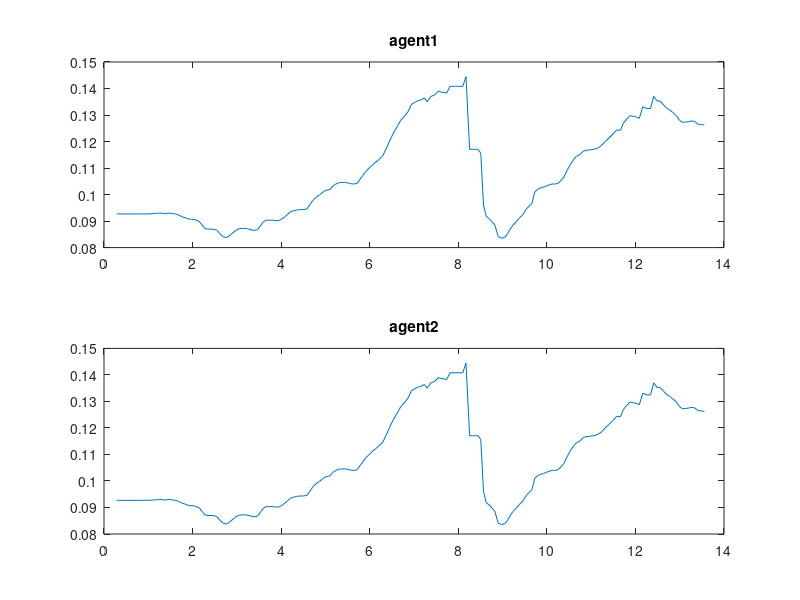
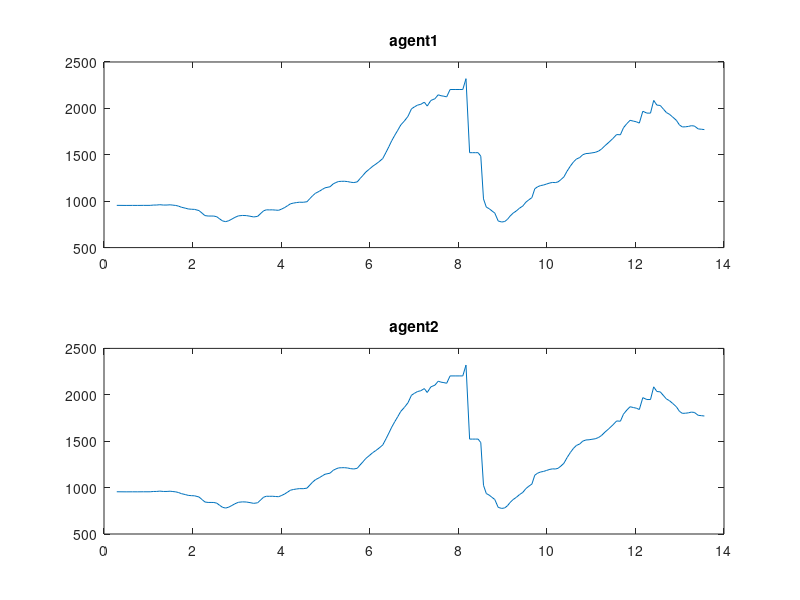
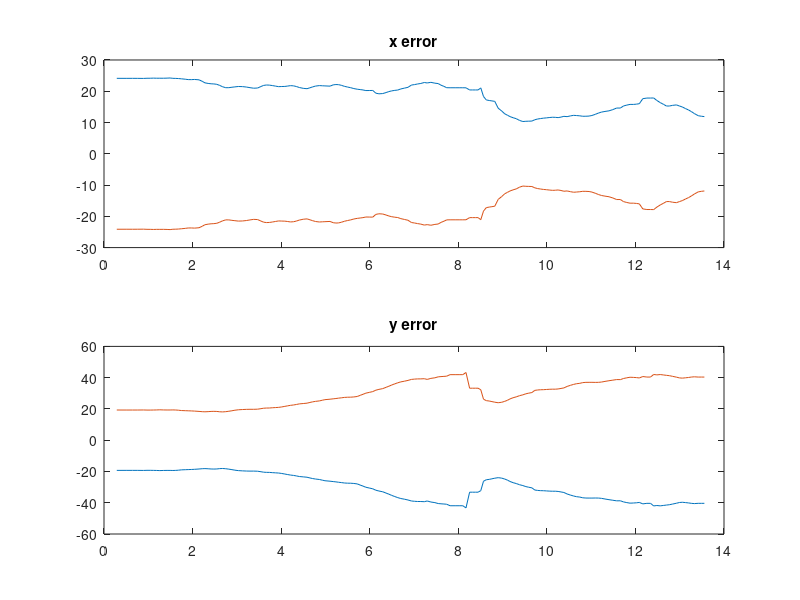
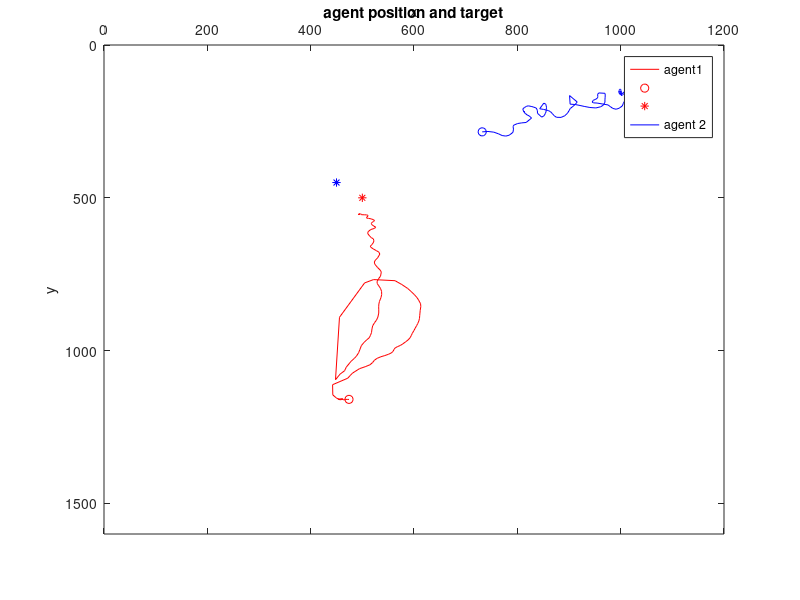

Here is the MATLAB script that generated these plots, in order:
clear;
close all;
load('jan20test6');
%% Load and remove zeros from the data

logCounter = logCounter - 2;

%eliminate the first row which is 0
logImages = circshift(logImages, -1);
logNumDetections = circshift(logNumDetections, -1);
logPosition = circshift(logPosition, -1);
logDistance = circshift(logDistance, -1);
logAgentAngle = circshift(logAgentAngle, -1);

logAgentError = circshift(logAgentError, -1);
logPhi = circshift(logPhi, -1);
logPsi = circshift(logPsi, -1);
logphi = circshift(logphi, -1);
logpsi = circshift(logpsi, -1);
logdVadP = circshift(logdVadP, -1);
logdVodP = circshift(logdVodP, -1);

logPVelocity = circshift(logPVelocity, -1);
logIVelocity = circshift(logIVelocity, -1);
logDVelocity = circshift(logDVelocity, -1);
logControlVelocity = circshift(logControlVelocity, -1);
logControlSpeed = circshift(logControlSpeed, -1);

logDesiredDirection = circshift(logDesiredDirection, -1);
logActualDirection = circshift(logActualDirection, -1);
logPAngleOut = circshift(logPAngleOut, -1);
logIAngleOut = circshift(logIAngleOut, -1);
logDAngleOut = circshift(logDAngleOut, -1);
logControlAngle = circshift(logControlAngle, -1);

logTiming = circshift(logTiming, -1);
%%
logImages = logImages(1:logCounter, :);
logNumDetections = logNumDetections(1:logCounter, :);
logPosition = logPosition(1:logCounter, :, :);
logDistance = logDistance(1:logCounter, :, :);
logAgentAngle = logAgentAngle(1:logCounter, :);

logAgentError = logAgentError(1:logCounter, :, :);
logPhi = logPhi(1:logCounter, :, :);
logPsi = logPsi(1:logCounter, :, :);
logphi = logphi(1:logCounter, :);
logpsi = logpsi(1:logCounter, :);%distance error
logdVadP = logdVadP( 1:logCounter, :, :);
logdVodP = logdVodP( 1:logCounter, :, :);

logPVelocity = logPVelocity(1:logCounter, :, :);
logIVelocity = logIVelocity(1:logCounter, :, :);
logDVelocity = logDVelocity(1:logCounter, :, :);
logControlVelocity = logControlVelocity(1:logCounter, :, :);
logControlSpeed = logControlSpeed(1:logCounter, :);

logDesiredDirection = logDesiredDirection(1:logCounter, :);
logActualDirection = logActualDirection(1:logCounter, :);
logPAngleOut = logPAngleOut(1:logCounter, :);
logIAngleOut = logIAngleOut(1:logCounter, :);
logDAngleOut = logDAngleOut(1:logCounter, :);
logControlAngle = logControlAngle(1:logCounter, :);

logTiming = logTiming(1:logCounter, :);
logTiming(:, 12) = sum(logTiming, 2); %delta_t for each step

duration = cumsum(logTiming(:, 12));

%%
x1 = logPosition(:, 1, 1);
y1 = logPosition(:, 2, 1);

x2 = logPosition(:, 1, 2);
y2 = logPosition(:, 2, 2);

u1 = logControlSpeed(:, 1);

u2 = logControlSpeed(:, 2);

ex1 = logAgentError(:, 1, 1);
ey1 = logAgentError(:, 2, 1);
e1 = ex1.^2 + ey1.^2;

ex2 = logAgentError(:, 1, 2);
ey2 = logAgentError(:, 2, 2);
e2 = ex2.^2 + ey2.^2;

desiredDir1 = logDesiredDirection(:, 1);
desiredDir2 = logDesiredDirection(:, 2);

actualDir1 = logActualDirection(:, 1);
actualDir2 = logActualDirection(:, 2);

controlAngle1 = logControlAngle(:, 1);
controlAngle2 = logControlAngle(:, 2);

de1 = logpsi(:, 1);
de2 = logpsi(:, 2);
%%
%figure(1);
figure('Name','control effort','NumberTitle','off')
ax1 = subplot(2,1,1);
ax2 = subplot(2,1,2);
plot(ax1, duration, u1);
title(ax1,'agent1');
plot(ax2, duration, u2);
title(ax2, 'agent2');

%%
%figure(2);
figure('Name','formation error','NumberTitle','off')
ax3 = subplot(2,1,1);
ax4 = subplot(2,1,2);
plot(ax3, duration, e1);
title(ax3,'agent1');
plot(ax4, duration, e2);
title(ax4, 'agent2');
% figure(1);
% %ax1 = subplot(3,1,1);
% ax2 = subplot(2,1,1);
% ax3 = subplot(2,1,2);
% 
% %set(ax2,'Ydir','reverse')
% 
% %(:, 1, 1) first coordinate for first agent
% % plot(ax1, duration , logPSpeed(:, 1, 1), 'g', duration, logISpeed(:, 1, 1), 'r',...
% %  duration, logDSpeed(:, 1, 1) ,'b', duration, logControlSpeed(:, 1, 1), 'k');
% % title(ax1, 'PID Tunning')
% % xlabel(ax1, duration)
% % legend('P','I', 'D', 'control');
% 
% plot(ax2, x1, y1, 'r', x1(end), y1(end),'ro', positionRef(1,1), positionRef(2,1), 'r*');
% title(ax2, 'Phase-plane diagram for 1st agent')
% xlabel(ax2, 'x')
% ylabel(ax2, 'y')
% axis(ax2, [0, 1200, 0, 1600]);
% set(ax2,'YAxisLocation','right');
% view(ax2, 90,90); %rotate the plot 90 deg CW to suit the image of the cameara
% 
% 
% plot(ax3, x2, y2, 'b', x2(end), y2(end),'bo', positionRef(1,2), positionRef(2,2), 'b*');
% title(ax3, 'Phase-plane diagram for 2nd agent')
% xlabel(ax3, 'x')
% ylabel(ax3, 'y')
% axis(ax3, [0, 1200, 0, 1600]);
% set(ax3,'YAxisLocation','right');
% view(ax3, 90,90);
%%
%figure(3);
figure('Name','position errors','NumberTitle','off')
ax5 = subplot(2,1,1);
ax6 = subplot(2,1,2);
plot(ax5, duration, logAgentError(:,1, 1), duration, logAgentError(:,1, 2));
title(ax5, 'x error')
plot(ax6, duration, logAgentError(:, 2, 1), duration, logAgentError(:,2, 2));
title(ax6, 'y error')
%%
figure('Name','agent position and target','NumberTitle','off')
plot(x1, y1, 'r', x1(end), y1(end),'ro', positionRef(1,1), positionRef(2,1), 'r*',...
     x2, y2, 'b', x2(end), y2(end),'bo', positionRef(1,2), positionRef(2,2), 'b*');
xlabel('x')
ylabel('y')
legend('agent1','', '', 'agent 2')
title ('agent position and target');
axis([0, 1200, 0, 1600]);
set(gca, 'XAxisLocation','top');
set(gca,'YDir','reverse');
%view(90,90)

%%
figure(5)
ax7 = subplot(2,1,1);
ax8 = subplot(2,1,2);
plot(ax7, duration, de1);
title(ax7, 'agent 1 distance error');
plot(ax8, duration, de2);
title(ax8, 'agent 2 distance error');
%%
figure('Name','angles','NumberTitle','off')
ax9 = subplot(2,1,1);
ax10 = subplot(2,1,2);
plot(ax9, duration, desiredDir1,duration,actualDir1,duration, controlAngle1);
title(ax9,'agent1');
legend('desired angle','actual angle', 'control angle')
plot(ax10, duration, desiredDir2,duration,actualDir2,duration, controlAngle2);
title(ax10, 'agent2');
legend('desired angle','actual angle', 'control angle')